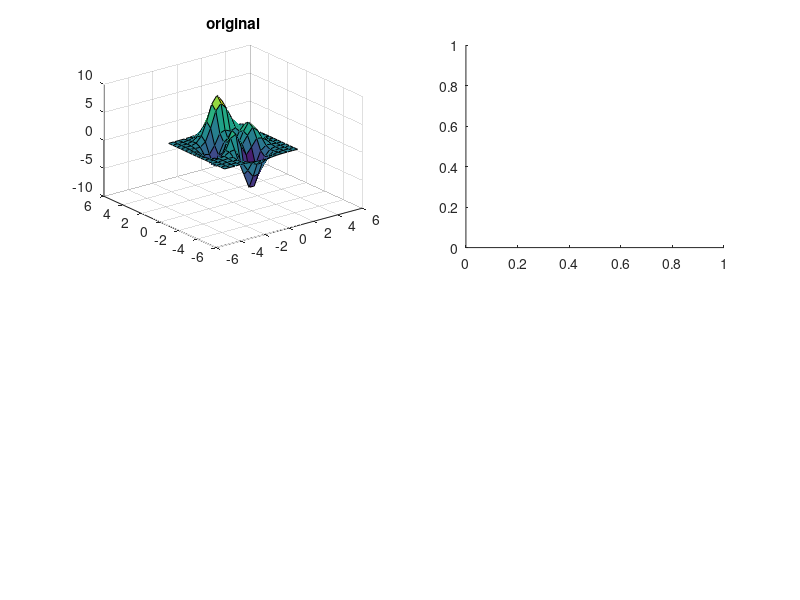

The MATLAB script that drew this image: (Note: this script raises an error after producing the figure.)
x = linspace(-3, 3, 15);
y = linspace(-3, 3, 15);

[X, Y] = meshgrid(x, y);

Z = peaks(X, Y);

xi = linspace(-6, 6, 100);
yi = linspace(-6, 6, 100);

[XI, YI] = meshgrid(xi, yi);

points = [XI(:) YI(:)];

methods = struct;

methods(1).interp = 'nearest';
methods(1).extrap = 'hold';

methods(2).interp = 'linear';
methods(2).extrap = 'linear';

methods(3).interp = 'akima';
methods(3).extrap = 'linear';

scrsz = get(groot,'ScreenSize');
figure('OuterPosition', [500, -200, 800 800])

h = subplot(2, 2, 1);
surf(X, Y, Z)
title('original')
xlim([-6 6])
ylim([-6 6])
zlim([-10 10])

for i = 1:numel(methods)
    
    h(end+1) = subplot(2, 2, i + 1);
    
    zi = SDF.NDTable.interpolate([XI(:) YI(:)], Z, {x, y}, 'InterpMethod', methods(i).interp, ...
        'ExtrapMethod', methods(i).extrap);
    
    ZI = reshape(zi, size(XI));
    
    surf(XI, YI, ZI);
    title(['interp=' methods(i).interp ', extrap=' methods(i).extrap])
    
    xlim([-6 6])
    ylim([-6 6])
    zlim([-10 10])
end

linkprop(h, 'CameraPosition');
